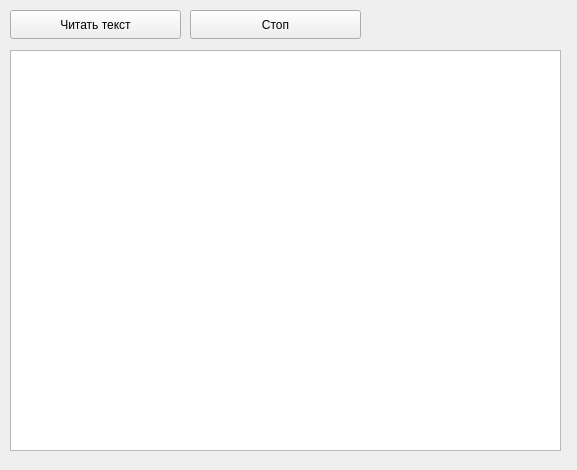
<?xml version="1.0" encoding="UTF-8"?>
<ui version="4.0">
 <class>MainWindow</class>
 <widget class="QMainWindow" name="MainWindow">
  <property name="geometry">
   <rect>
    <x>0</x>
    <y>0</y>
    <width>577</width>
    <height>470</height>
   </rect>
  </property>
  <property name="windowTitle">
   <string>RHVoice Reader</string>
  </property>
  <widget class="QWidget" name="centralwidget">
   <widget class="QPushButton" name="pushButton">
    <property name="geometry">
     <rect>
      <x>10</x>
      <y>10</y>
      <width>171</width>
      <height>29</height>
     </rect>
    </property>
    <property name="text">
     <string>Читать текст</string>
    </property>
   </widget>
   <widget class="QPushButton" name="pushButton_2">
    <property name="geometry">
     <rect>
      <x>190</x>
      <y>10</y>
      <width>171</width>
      <height>29</height>
     </rect>
    </property>
    <property name="text">
     <string>Стоп</string>
    </property>
   </widget>
   <widget class="QTextEdit" name="textEdit">
    <property name="geometry">
     <rect>
      <x>10</x>
      <y>50</y>
      <width>551</width>
      <height>401</height>
     </rect>
    </property>
   </widget>
  </widget>
 </widget>
 <resources/>
 <connections/>
</ui>
